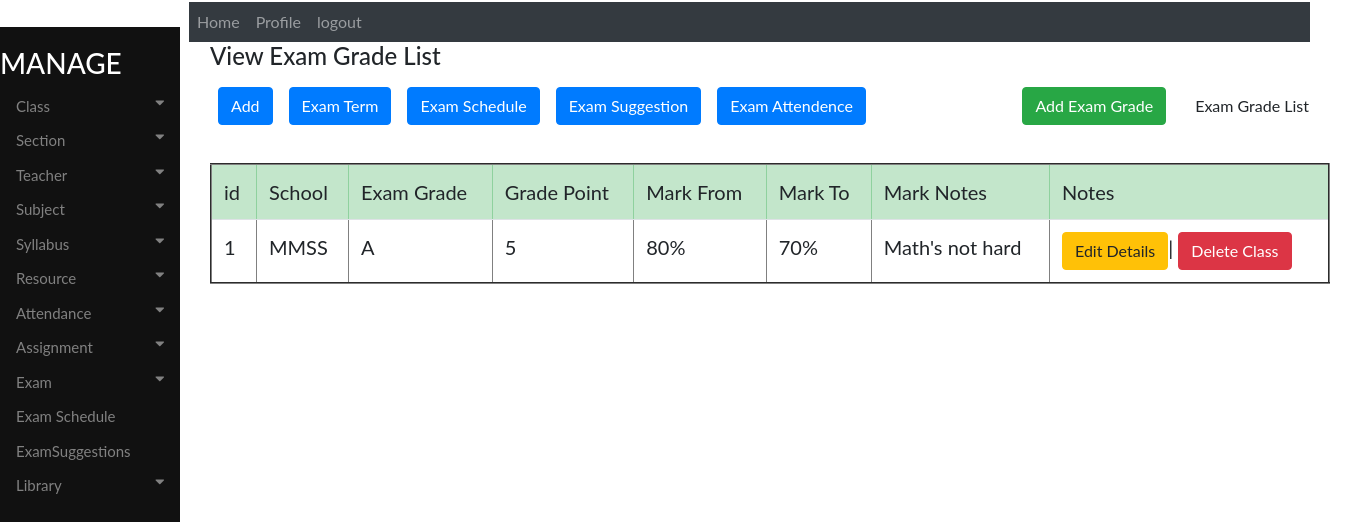
Page /accounts/viewexamgrade on the earlier database version.
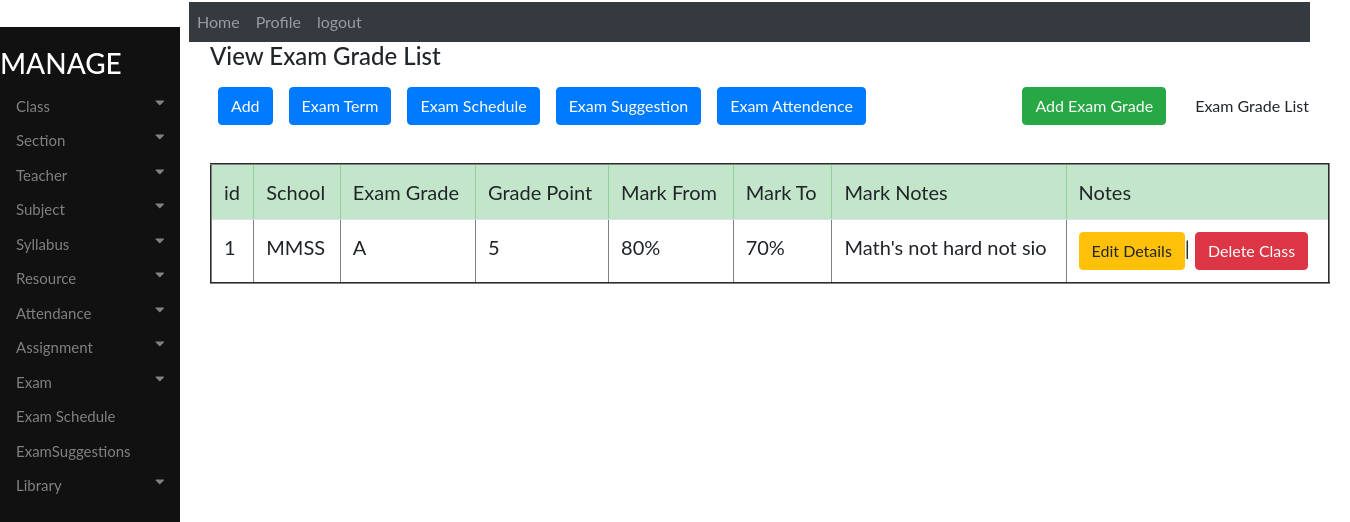
Same page on the later database version.
### accounts/models.py (models this page shows, shortened)
class ExamGrade(models.Model):
    School = models.CharField(max_length=130)
    ExamGrade =  models.CharField(max_length=130)
    GradePoint = models.CharField(max_length=130)
    MarkFrom = models.CharField(max_length=130)
    MarkTo = models.CharField(max_length=130)
    Notes =  models.TextField(max_length=200, blank=True)

### accounts/views.py (the view)
def viewexamgrade(request):
    all_info = ExamGrade.objects.all()
    context={'all_info':all_info}
    return render(request, 'accounts/viewexamgrade.html', context)

### accounts/templates/accounts/viewexamgrade.html
{% extends 'base.html' %}
{% block body %}
<div class="container" style="margin-left: 200px;font-size: 20px; padding: 0px 10px;">
<h4>View Exam Grade List</h4>
<nav class="nav navbar-expand" style="float:right">
<ul class="navbar-nav mr-auto">
<li class="nav-item">
<a class="nav-link" href="{% url 'addexamgrade' %}"><button class="btn btn-success">Add Exam Grade</button></a>
</li>
<li class="nav-item">
  <a class="nav-link" href="#"><button class="btn btn-default">Exam Grade List</button></a>
</li>
</ul>
</nav>
<nav class="nav navbar-expand">
  <ul class="navbar-nav mr-auto">
    <li class="nav-item">
    <a class="nav-link" href="{% url 'addexamgrade' %}"><button class="btn btn-primary">Add</button></a>
    </li>
    <li class="nav-item">
    <a class="nav-link" href="#"><button class="btn btn-primary">Exam Term</button></a>
    </li>
    <li class="nav-item">
    <a class="nav-link" href="#"><button class="btn btn-primary">Exam Schedule</button></a>
    </li>
    <li class="nav-item">
    <a class="nav-link" href="#"><button class="btn btn-primary">Exam Suggestion</button></a>
    </li>
    <li class="nav-item">
    <a class="nav-link" href="#"><button class="btn btn-primary">Exam Attendence</button></a>
    </li>
  </ul>
</nav>
<br>
<table class="table table-hover" border="2">
   <thead class="table-success">
    <tr>
         <td>id</td>
         <td>School</td>
         <td>Exam Grade</td>
         <td>Grade Point</td>
         <td>Mark From</td>
         <td>Mark To</td>
         <td>Mark Notes</td>
         <td>Notes</td>
     </tr>
   </thead>
   <tbody>
     {% if all_info %}
     {% for item in all_info %}
     <tr>
       <td>{{ item.id}}</td>
       <td>{{ item.School}}</td>
       <td>{{ item.ExamGrade}}</td>
       <td>{{ item.GradePoint}}</td>
       <td>{{ item.MarkFrom}}</td>
       <td>{{ item.MarkTo}}</td>
       <td>{{ item.Notes}}</td>
       <td><a href="{% url 'editexamgrade' pk=item.id  %}" >
         <button class="btn btn-warning">Edit Details</button></a>|
         <a href="{% url 'deleteexamgrade' pk=item.id %}" >
           <button class="btn btn-danger">Delete Class</button></a>
       </td>
        {% endfor %}
     </tr>
     {% endif %}
   </tbody>
</table>
</div>
{% endblock %}

Differences in the rows shown:
changed ExamGrade "MMSS": Notes "Math's not hard" → "Math's not hard not sio"
